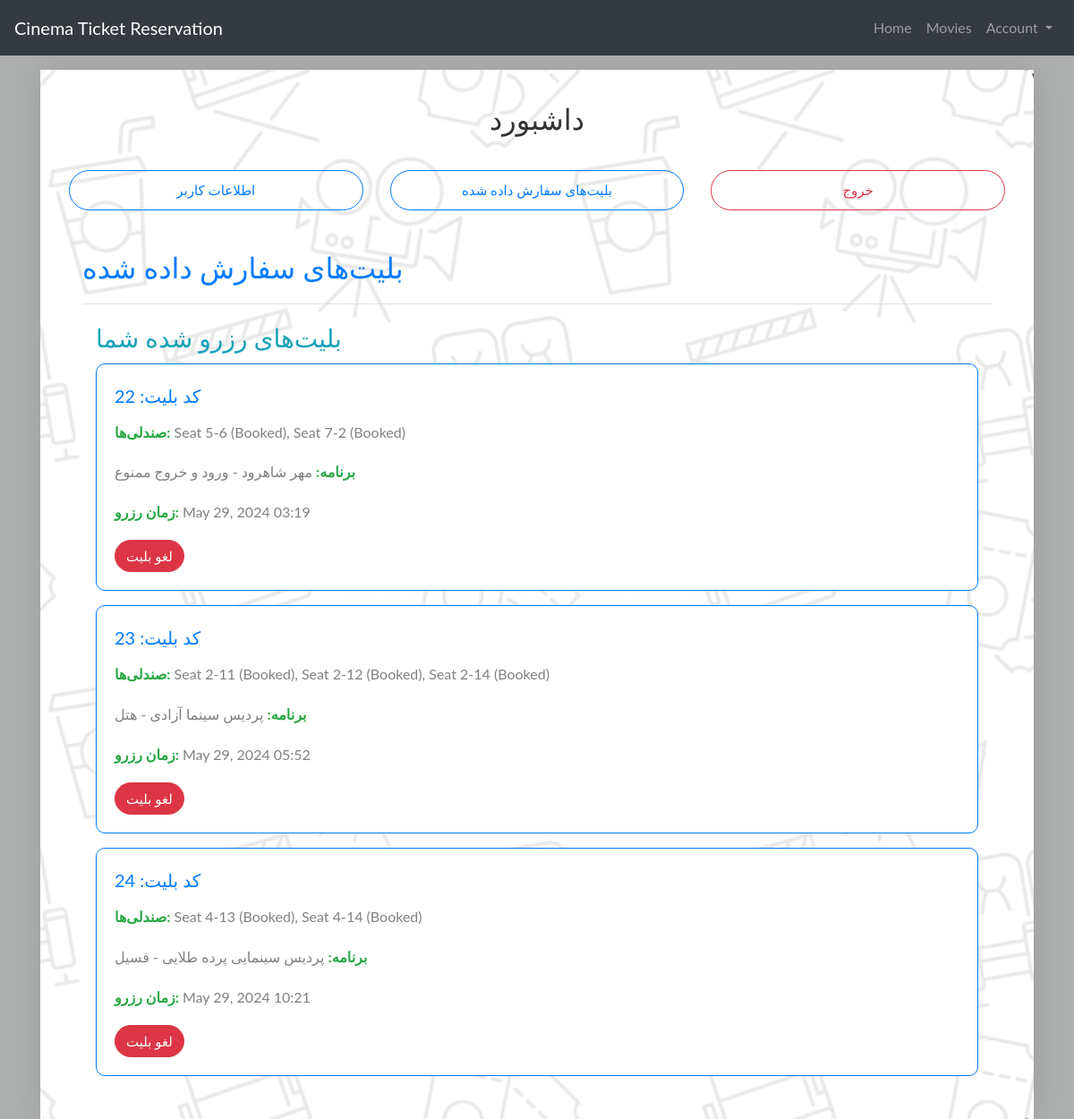
The page /account/user-tickets/ (signed in) on the database its author committed.
### ticket/models.py (models this page shows, shortened)
class Ticket(models.Model):
    Ticket_ID = models.AutoField(primary_key=True)
    seats = models.ManyToManyField(Seat)
    user = models.ForeignKey(Profile, on_delete=models.CASCADE)
    schedule_id = models.ForeignKey(Hall, on_delete=models.CASCADE)
    time_on_reserve = models.DateTimeField(auto_now_add=True)
    is_canceled = models.BooleanField(default=False)

### cinema/models.py (models this page shows, shortened)
class Seat(models.Model):
    Seat_ID = models.AutoField(primary_key=True)
    schedule = models.ForeignKey(Hall, on_delete=models.CASCADE)
    row = models.IntegerField()
    column = models.IntegerField()
    status = models.CharField(max_length=255)
    price = models.DecimalField(max_digits=10, decimal_places=2)
    def __str__(self):
        return f"Seat {self.row}-{self.column} ({self.status})"

class Hall(models.Model):
    Schedule_ID = models.AutoField(primary_key=True)
    cinema = models.ForeignKey(Cinema, related_name='halls', on_delete=models.CASCADE)
    movie = models.ForeignKey('movie.Movie', on_delete=models.CASCADE)
    hall_id = models.CharField(max_length=255)
    time = models.DateTimeField()

class Cinema(models.Model):
    Cinema_ID = models.AutoField(primary_key=True)
    city = models.CharField(max_length=255)
    title = models.CharField(max_length=255)
    address = models.CharField(max_length=255)
    info = models.TextField(blank=True)
    rating = models.FloatField()
    image = models.ImageField(upload_to='cinemas/', null=True, blank=True)  # Add this line

### movie/models.py (models this page shows, shortened)
class Movie(models.Model):
    Movie_ID = models.AutoField(primary_key=True)
    title = models.CharField(max_length=255)
    genre = models.CharField(max_length=255)
    rating = models.FloatField()
    description = models.TextField()
    length = models.IntegerField()
    image = models.ImageField(upload_to="movies/images/", null=True, blank=True)
    banner = models.ImageField(upload_to="movies/banners/", null=True, blank=True)
    ticket_office = models.IntegerField()

### account/views.py (the view)
# urls.py: path('user-tickets/', dashboard_tickets, name='user-tickets'),
@login_required
def dashboard_tickets(request):
    user = request.user
    context = {
        'user': user,
        'tickets': Ticket.objects.filter(user=user),
    }
    return render(request, 'user-tickets.html', context)

### account/templates/user-tickets.html (shortened to what this page needs)
{% extends "base.html" %}
{% load static %}
{% block content %}
<body class="dashboard-body">
    <section class="ftco-section d-flex align-items-center min-vh-100" style="background: url('{% static 'images/login_bg.webp' %}') no-repeat center center/cover;">
        <div class="container" style="max-width: 1200px; background: rgba(255, 255, 255, 0.9); padding: 2rem; border-radius: 10px; box-shadow: 0 0 30px rgba(0, 0, 0, 0.1);">
            <div class="row mb-4">
                <div class="col text-center">
                    <h2 class="heading-section">داشبورد</h2>
                </div>
            </div>
            <div class="row mb-4">
                <div class="col-md-4 text-center">
                    <a href="{% url 'account:userinfo' %}" class="btn btn-outline-primary btn-block">اطلاعات کاربر</a>
                </div>
                <div class="col-md-4 text-center">
                    <a href="{% url 'account:user-tickets' %}" class="btn btn-outline-primary btn-block">بلیت‌های سفارش داده شده</a>
                </div>
                <div class="col-md-4 text-center">
                    <a href="{% url 'account:logout' %}" class="btn btn-outline-danger btn-block">خروج</a>
                </div>
            </div>
            <main role="main" class="col-12">
                <div class="d-flex justify-content-between flex-wrap flex-md-nowrap align-items-center pt-3 pb-2 mb-3 border-bottom">
                    <h1 class="h2 text-primary">بلیت‌های سفارش داده شده</h1>
                </div>
                <div class="container">
                    <div class="row">
                        <div class="col-12">
                            <h3 class="text-info">بلیت‌های رزرو شده شما</h3>
                            {% if tickets %}
                            {% for ticket in tickets %}
                                {% if not ticket.is_canceled %}
                                <div class="card mb-3 border-primary ticket" data-ticket-id="{{ ticket.Ticket_ID }}">
                                    <div class="card-body">
                                        <h5 class="card-title text-primary">کد بلیت: {{ ticket.Ticket_ID }}</h5>
                                        <p class="card-text"><strong class="text-success">صندلی‌ها:</strong> {{ ticket.seats.all|join:", " }}</p>
                                        <p class="card-text"><strong class="text-success">برنامه:</strong> {{ ticket.schedule_id.cinema.title }} - {{ ticket.schedule_id.movie.title }}</p>
                                        <p class="card-text"><strong class="text-success">زمان رزرو:</strong> {{ ticket.time_on_reserve|date:"F d, Y H:i" }}</p>
                                        <button class="btn btn-danger cancel-ticket-btn" data-ticket-id="{{ ticket.Ticket_ID }}" data-cancel-url="{% url 'ticket:cancellation' %}">لغو بلیت</button>
                                    </div>
                                </div>
                                {% endif %}
                            {% endfor %}
                            {% else %}
                            <p class="text-muted">هنوز بلیتی رزرو نشده است.</p>
                            {% endif %}
                        </div>
                    </div>
                </div>
            </main>
        </div>
    </section>
</body>
{% endblock %}

### account/templates/user-tickets.html (style rules this page uses)
.dashboard-body { background-color: #f8f9fa; }
.card { border-radius: 10px; }
.heading-section { font-family: 'Poppins', sans-serif; font-size: 2rem; color: #333; }
.btn-outline-primary, .btn-outline-danger { border-radius: 30px; padding: 10px 20px; }

### rows shown on the page
Ticket: Ticket_ID "22", seats.all "Seat 5-6 (Booked), Seat 7-2 (Booked)", schedule_id.cinema "مهر شاهرود", schedule_id.movie "ورود و خروج ممنوع", time_on_reserve "May 29, 2024 03:19"
Ticket: Ticket_ID "23", seats.all "Seat 2-11 (Booked), Seat 2-12 (Booked), Seat 2-14 (Booked)", schedule_id.cinema "پردیس سینما آزادی", schedule_id.movie "هتل", time_on_reserve "May 29, 2024 05:52"
Ticket: Ticket_ID "24", seats.all "Seat 4-13 (Booked), Seat 4-14 (Booked)", schedule_id.cinema "پردیس سینمایی پرده طلایی", schedule_id.movie "فسیل", time_on_reserve "May 29, 2024 10:21"
